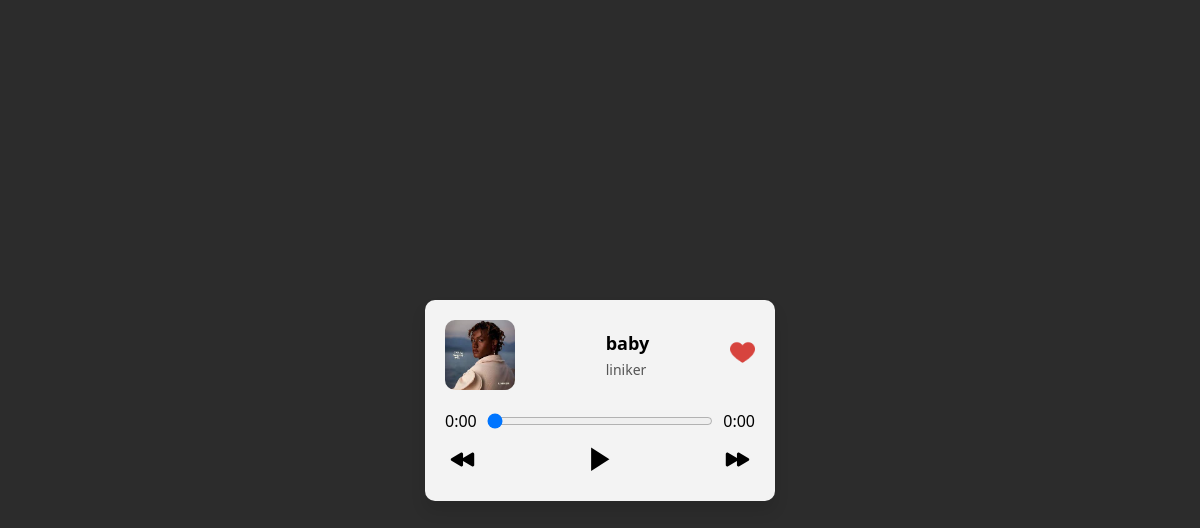
Before: /paginas/musica/3 with the older database file.
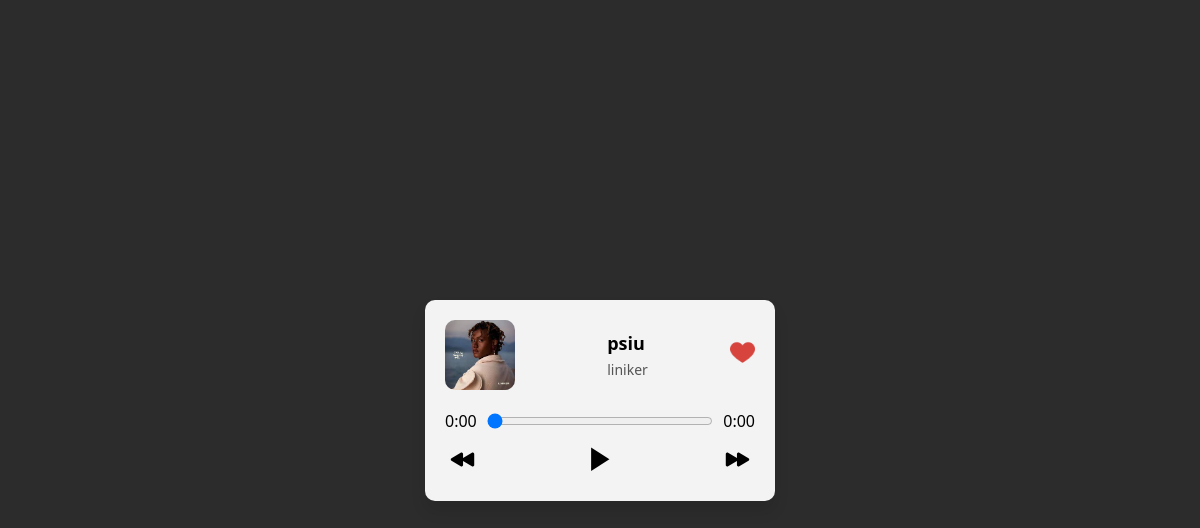
After: the same page with the newer database file.
### app/models/MusicasModel.py (models this page shows, shortened)
class MusicasModel(Base):
    __tablename__ = "musicas"
    id_musica = Column(Integer, primary_key=True)
    nome_musica = Column(String(150), nullable=False)
    url_imagem = Column(String(255), nullable=False)
    url_audio = Column(String(255), nullable=False)
    fk_id_usuario = Column(Integer, ForeignKey("usuarios.id_usuario"), nullable=False)
    usuario = relationship("UsuariosModel", back_populates="musicas")
    musicas_categorias = relationship("MusicasCategoriasModel", back_populates="musica", cascade="all, delete-orphan")
    curtida = relationship("CurtidasModel", cascade="all, delete-orphan")
    cantor_musica = relationship("CantoresMusicasModel", cascade="all, delete-orphan")
    def to_dict(self) -> Dict[str, int]:
        return {
            "id": self.id_musica,
            "nome": self.nome_musica,
            "url_imagem": self.url_imagem,
            "url_audio": self.url_audio,
            "id_usuario": self.fk_id_usuario,
        }

### app/models/CantoresModel.py (models this page shows, shortened)
class CantoresModel(Base):
    __tablename__ = "cantores"
    id_cantor = Column(Integer, primary_key=True)
    nome_cantor = Column(String(100), nullable=False)
    cantor_musica = relationship('CantoresMusicasModel')

### app/routes/paginasRoute.py (the view)
@paginas_bp.route("/musica/<int:id>")
def musica(id):
    musica = MusicaController().buscar_dados_da_musica(id)
    if musica == "Nenhuma música encontrada.":
        return redirect(url_for("paginas.musicas"))
    return render_template("player.html", musica=musica)

### app/templates/player.html (shortened to what this page needs)
<!DOCTYPE html>
<html lang="pt-br">
  <head>
    <link
      rel="stylesheet"
      href="{{url_for('static', filename='css/player.css')}}"
    />
  </head>
  <body>
    <div class="container">
      <section class="card-player">
        <div class="music-area">
          <img
            src="{{url_for('static', filename='uploads/imagens/'+musica['url_imagem'])}}"
            class="imagem"
            alt="Album Cover"
          />
          <div class="music-info">
            <h2>{{musica['nome']}}</h2>
            <p>{{musica['cantores'] | join(', ')}}</p>
          </div>
          <span class="like-area">
            {% if musica['curtida_usuario'] == 0 %}
            <a href="{{url_for('musicas.curtir_musica', id=musica['id'])}}"
              ><img
                src="{{url_for('static', filename='imagens/like.png')}}"
                alt="Like"
            /></a>
            {% endif %}
          </span>
        </div>
        <div class="audio-area">
          <div class="progress-area">
            <span id="current-time">0:00</span>
            <input type="range" id="progress-bar" value="0" />
            <span id="duration">0:00</span>
          </div>
          <div class="controls">
            <button id="prev-btn">
              <a href="{{url_for('paginas.musica', id=musica['id']-1)}}">
                <img
                  src="{{url_for('static', filename='imagens/icone-voltar.svg')}}"
                  alt="Previous"
                />
              </a>
            </button>
            <button id="play-btn">
              <img
                src="{{url_for('static', filename='imagens/icone-play.svg')}}"
                alt="Play"
                id="play-icon"
              />
            </button>
            <button id="next-btn">
              <a href="{{url_for('paginas.musica', id=musica['id']+1)}}">
                <img
                  src="{{url_for('static', filename='imagens/icone-avancar.svg')}}"
                  alt="Next"
                />
              </a>
            </button>
          </div>
        </div>
      </section>
    </div>
  </body>
</html>

### app/static/css/player.css (style rules this page uses)
* { margin: 0; padding: 0; box-sizing: border-box; font-family: system-ui, -apple-system, BlinkMacSystemFont, 'Segoe UI', Roboto, Oxygen, Ubuntu, Cantarell, 'Open Sans', 'Helvetica Neue', sans-serif; }
.container { display: flex; justify-content: center; align-items: center; height: 100vh; background-color: #2c2c2c; }
.card-player { background-color: #f3f3f3; padding: 20px; border-radius: 10px; box-shadow: 0 10px 15px rgba(0, 0, 0, 0.1); width: 350px; }
.music-area { display: flex; align-items: center; justify-content: space-between; margin-bottom: 15px; }
.music-info { margin-left: 10px; }
.music-info h2 { margin: 0; font-size: 18px; font-weight: bold; }
.music-info p { margin: 5px 0 0; font-size: 14px; color: #555; }
.like-area img { width: 25px; height: 25px; cursor: pointer; }
.audio-area { margin-top: 20px; }
.progress-area { display: flex; align-items: center; justify-content: space-between; margin-bottom: 10px; }
input[type="range"] { flex-grow: 1; margin: 0 10px; }
.controls { display: flex; justify-content: space-between; align-items: center; }
.controls button { background: none; border: none; padding: 5px; cursor: pointer; }
.controls img { width: 25px; height: 25px; }
.controls button img { width: 25px; height: 25px; }
.imagem { width: 70px; height: 70px; border-radius: 10px; }

Changed rows visible on the page:
changed MusicasModel: nome "baby" → "psiu"
